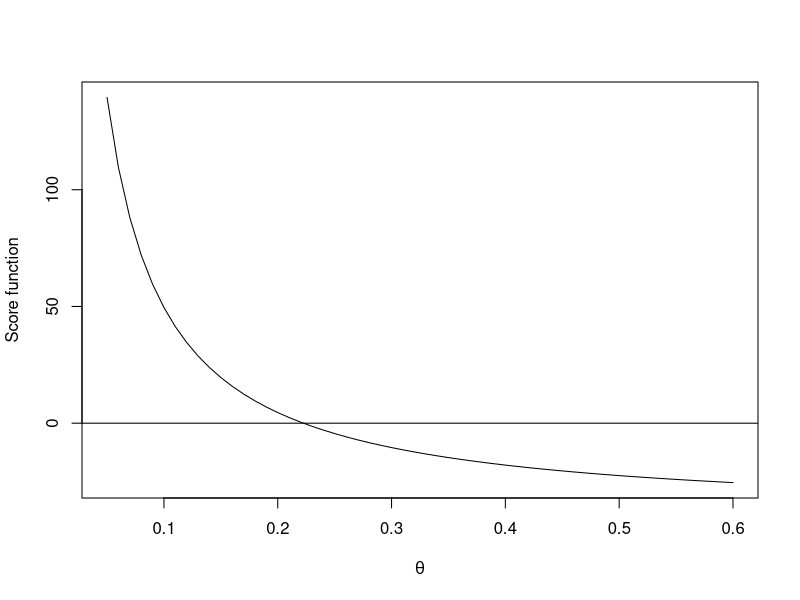

Source code (R):
# https://bookdown.org/rdpeng/advstatcomp/steepest-descent.html#example-multivariate-normal
# https://bookdown.org/rdpeng/advstatcomp/the-newton-direction.html#newtons-method-in-r

#Log-likelihood, 1st & 2nd derivative
ln <- function(p, Y, R) {
  m <- sum(R==1)
  ln <- m*log(p) - p*sum(Y)
  attr(ln,"gradient") <- m/p-sum(Y)
  attr(ln,"hessian") <- -m/p^2
  ln
}

#Newton-Raphson method
newmle <- function(p, ln, ...) {
  l <- ln(p, ...)
  pnew <- p - attr(l, "gradient") / attr(l,"hessian")
  pnew
}

#Simulate censored data~Exp(1/5)
Y <- rexp(10,1/5)
R <- ifelse(Y>10,0,1)
Y[R==0] = 10

#Plot first derivative of the log-likelihood
x <- seq(0.05, 0.6, 0.01)
plot(x, attr(ln(x, Y, R), "gradient"), type="l",
     xlab=expression(theta), ylab="Score function")
abline(0,0)

#Apply Newton-Raphson iteration 3 times
#Starting value p=0.3
p <- 0.3
p <- 0.4
p <- newmle(p, ln, Y=Y, R=R)
p
p <- newmle(p,ln,Y=Y,R=R)
p
p <- newmle(p,ln,Y=Y,R=R)
p




